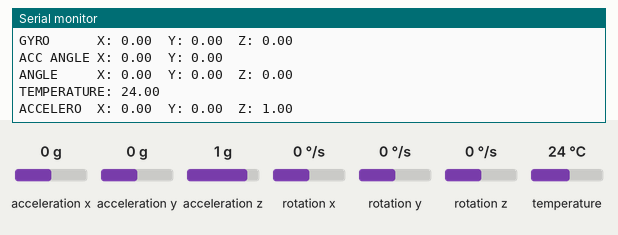
This sketch was run on a simulated Arduino Uno, built with avr-gcc and run on an emulated ATmega328P. Shown: the last lines printed to the serial monitor. The test bench sets the inputs (shaded band); at power-on: acceleration x 0 g, acceleration y 0 g, acceleration z 1 g, rotation x 0 °/s, rotation y 0 °/s, rotation z 0 °/s, temperature 24 °C. Storage starts empty.

Above: at 3.2 s.
3.3 s: acceleration x set to 0.8 g
At 4.0 s:
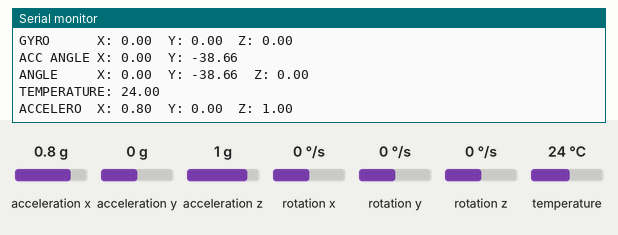
6.3 s: acceleration y set to -1.4 g
At 6.91 s:
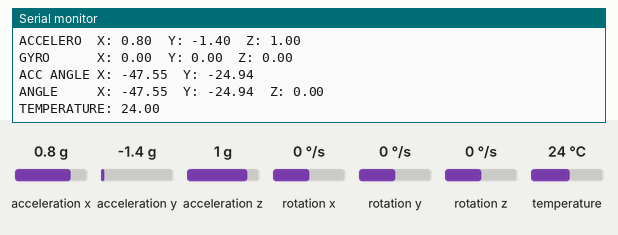
9.3 s: acceleration z set to -1.4 g
At 9.43 s:
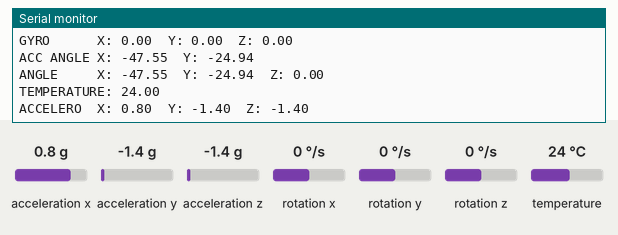
12.3 s: rotation x set to -192 °/s
At 12.46 s:
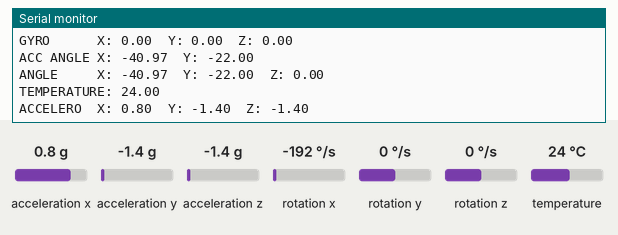
15.3 s: rotation y set to -192 °/s
At 19.08 s:
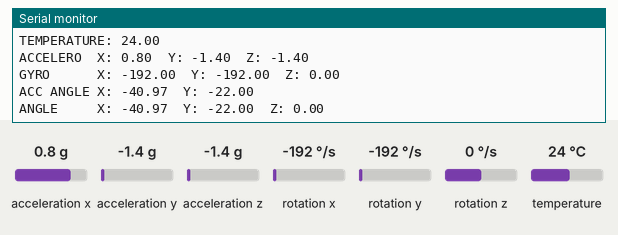
Timing chart, 0 to 19.3 s (numbered marks = the images above; inputs shaded):
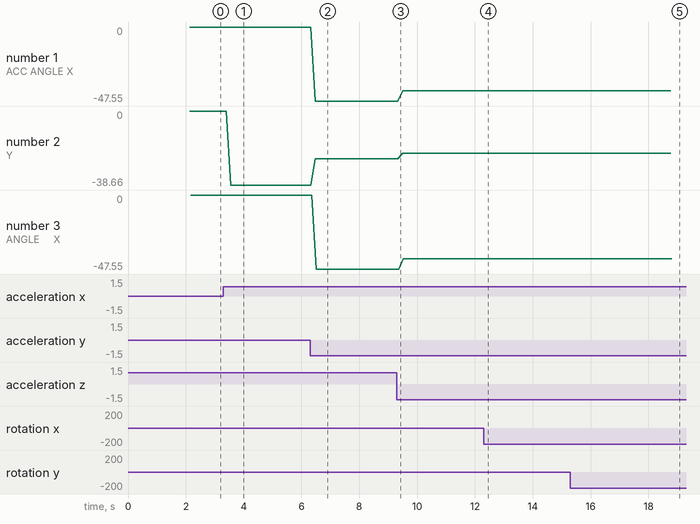

The sketch:

IMUCode_Kiani_Hekmat.ino
```cpp
#include "Wire.h"
#include <MPU6050_light.h>
#include <SD.h>

MPU6050 mpu(Wire);
int counter = 1;
long timer = 0;
File dataFile;

const int chipSelect = 10;  // Adjust this to your SD card module's chip select pin
const char* fileName = "Static.txt";

void setup() {
  Serial.begin(9600);
  Wire.begin();

  byte status = mpu.begin();
  Serial.print(F("MPU6050 status: "));
  Serial.println(status);
  while (status != 0) {
  } // stop everything if could not connect to MPU6050

  Serial.println(F("Calculating offsets, do not move MPU6050"));
  delay(1000);
  mpu.calcOffsets(true, true); // gyro and accelero
  Serial.println("Done!\n");

  // Initialize SD card
  if (SD.begin(chipSelect)) {
    Serial.println("SD card initialized.");
    dataFile = SD.open(fileName, FILE_WRITE);
    dataFile.println("Time,AccelX,AccelY,AccelZ,GyroX,GyroY,GyroZ,AccAngleX,AccAngleY,AngleX,AngleY,AngleZ");
  } else {
    Serial.println("SD card initialization failed.");
  }
}

void loop() {
  mpu.update();
  if(counter > 100){
    dataFile.close();
  }
  else{
    if (millis() - timer > 50) { // print data every second
      Serial.print(F("TEMPERATURE: ")); Serial.println(mpu.getTemp());
      Serial.print(F("ACCELERO  X: ")); Serial.print(mpu.getAccX());
      Serial.print("\tY: "); Serial.print(mpu.getAccY());
      Serial.print("\tZ: "); Serial.println(mpu.getAccZ());

      Serial.print(F("GYRO      X: ")); Serial.print(mpu.getGyroX());
      Serial.print("\tY: "); Serial.print(mpu.getGyroY());
      Serial.print("\tZ: "); Serial.println(mpu.getGyroZ());

      Serial.print(F("ACC ANGLE X: ")); Serial.print(mpu.getAccAngleX());
      Serial.print("\tY: "); Serial.println(mpu.getAccAngleY());

      Serial.print(F("ANGLE     X: ")); Serial.print(mpu.getAngleX());
      Serial.print("\tY: "); Serial.print(mpu.getAngleY());
      Serial.print("\tZ: "); Serial.println(mpu.getAngleZ());
      // Write data to SD card
      // if (dataFile) {
        dataFile.print(millis());  // Time in milliseconds
        dataFile.print(",");
        dataFile.print(mpu.getAccX());
        dataFile.print(",");
        dataFile.print(mpu.getAccY());
        dataFile.print(",");
        dataFile.print(mpu.getAccZ());
        dataFile.print(",");
        dataFile.print(mpu.getGyroX());
        dataFile.print(",");
        dataFile.print(mpu.getGyroY());
        dataFile.print(",");
        dataFile.print(mpu.getGyroZ());
        dataFile.print(",");
        dataFile.print(mpu.getAccAngleX());
        dataFile.print(",");
        dataFile.print(mpu.getAccAngleY());
        dataFile.print(",");
        dataFile.print(mpu.getAngleX());
        dataFile.print(",");
        dataFile.print(mpu.getAngleY());
        dataFile.print(",");
        dataFile.println(mpu.getAngleZ());
      // } else {
      //   Serial.println("Error writing to SD card.");
      // }
      counter = counter + 1;
      timer = millis();
    }
  }
}
```

Measured:
- after the input at 3.3 s, the serial monitor: prints a new line after 0.19 s (image 1)
- after the input at 6.3 s, the serial monitor: prints a new line after 0.11 s (image 2)
- after the input at 9.3 s, the serial monitor: prints a new line after 0.12 s (image 3)
- after the input at 15.3 s, the serial monitor: prints a new line after 0.11 s (image 5)
- plotted number 1: 0 → -47.55 after the input at 6.3 s, -47.55 → -40.97 after the input at 9.3 s
- plotted number 2: 0 → -38.66 after the input at 3.3 s, -38.66 → -24.94 after the input at 6.3 s, -24.94 → -22 after the input at 9.3 s
- plotted number 3: 0 → -47.55 after the input at 6.3 s, -47.55 → -40.97 after the input at 9.3 s
